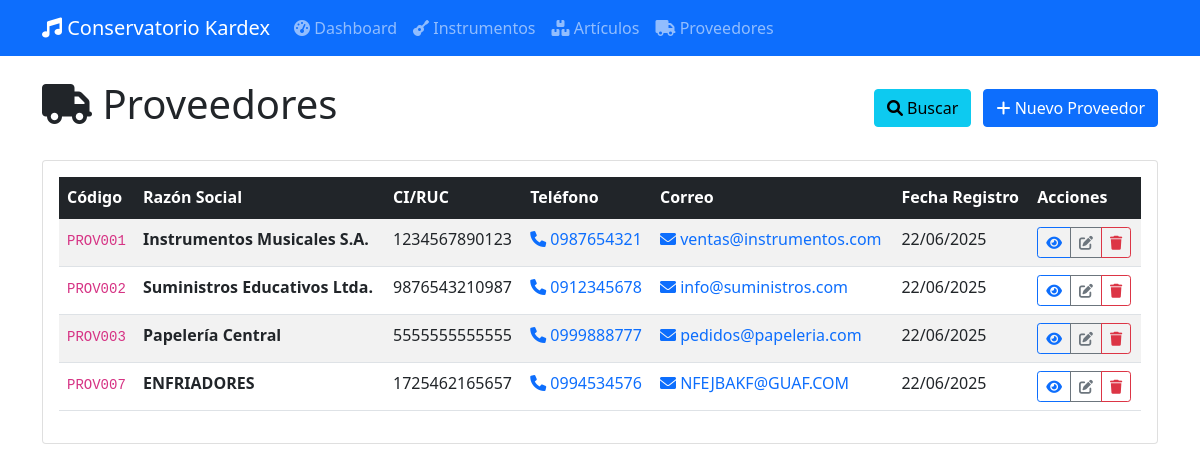
Screenshot of /proveedores/ with the database file from the repository.
### app/database/models.py (models this page shows, shortened)
class BaseModel(db.Model):
    __abstract__ = True
    id = db.Column(db.Integer, primary_key=True)
    created_at = db.Column(db.DateTime, default=datetime.utcnow)
    updated_at = db.Column(db.DateTime, default=datetime.utcnow, onupdate=datetime.utcnow)

class Proveedor(BaseModel):
    __tablename__ = 'tb_proveedores'
    p_codigo = db.Column(db.String(20), unique=True, nullable=False)
    p_razonsocial = db.Column(db.String(100), nullable=False)
    p_ci_ruc = db.Column(db.String(13), nullable=False)
    p_direccion = db.Column(db.String(200))
    p_telefono = db.Column(db.String(15))
    p_correo = db.Column(db.String(100))
    entradas = db.relationship('Entrada', backref='proveedor', lazy=True)

### app/routes/web/proveedores.py (the view)
@bp.route('/')
def listar_proveedores():
    proveedores = proveedor_service.obtener_todos()
    return render_template('proveedores/list.html', proveedores=proveedores)

### app/database/repositories/base.py (called while the page is built)
    def get_all(self):
        return self.model.query.all()

### app/services/proveedor_service.py (called while the page is built)
    def obtener_todos(self):
        return self.repo.get_all()

### app/templates/proveedores/list.html (shortened to what this page needs)
{% extends "base.html" %}
{% block content %}
<div class="row">
    <div class="col-12">
        <div class="d-flex justify-content-between align-items-center mb-4">
            <h1>
                <i class="fas fa-truck"></i> Proveedores
            </h1>
            <div>
                <a href="{{ url_for('proveedores.buscar_proveedores') }}" class="btn btn-info me-2">
                    <i class="fas fa-search"></i> Buscar
                </a>
                <a href="{{ url_for('proveedores.nuevo_proveedor') }}" class="btn btn-primary">
                    <i class="fas fa-plus"></i> Nuevo Proveedor
                </a>
            </div>
        </div>
    </div>
</div>
<div class="row">
    <div class="col-12">
        <div class="card">
            <div class="card-body">
                {% if proveedores %}
                <div class="table-responsive">
                    <table class="table table-striped table-hover">
                        <thead class="table-dark">
                            <tr>
                                <th>Código</th>
                                <th>Razón Social</th>
                                <th>CI/RUC</th>
                                <th>Teléfono</th>
                                <th>Correo</th>
                                <th>Fecha Registro</th>
                                <th>Acciones</th>
                            </tr>
                        </thead>
                        <tbody>
                            {% for proveedor in proveedores %}
                            <tr>
                                <td>
                                    <code>{{ proveedor.p_codigo }}</code>
                                </td>
                                <td>
                                    <strong>{{ proveedor.p_razonsocial }}</strong>
                                </td>
                                <td>{{ proveedor.p_ci_ruc }}</td>
                                <td>
                                    {% if proveedor.p_telefono %}
                                        <a href="tel:{{ proveedor.p_telefono }}" class="text-decoration-none">
                                            <i class="fas fa-phone"></i> {{ proveedor.p_telefono }}
                                        </a>
                                    {% else %}
                                        <span class="text-muted">No registrado</span>
                                    {% endif %}
                                </td>
                                <td>
                                    {% if proveedor.p_correo %}
                                        <a href="mailto:{{ proveedor.p_correo }}" class="text-decoration-none">
                                            <i class="fas fa-envelope"></i> {{ proveedor.p_correo }}
                                        </a>
                                    {% else %}
                                        <span class="text-muted">No registrado</span>
                                    {% endif %}
                                </td>
                                <td>{{ proveedor.created_at.strftime('%d/%m/%Y') if proveedor.created_at else 'N/A' }}</td>
                                <td>
                                    <div class="btn-group btn-group-sm" role="group">
                                        <a href="{{ url_for('proveedores.detalle_proveedor', proveedor_id=proveedor.id) }}"
                                           class="btn btn-outline-primary" title="Ver detalles">
                                            <i class="fas fa-eye"></i>
                                        </a>
                                        <a href="{{ url_for('proveedores.editar_proveedor', proveedor_id=proveedor.id) }}"
                                           class="btn btn-outline-secondary" title="Editar">
                                            <i class="fas fa-edit"></i>
                                        </a>
                                        <button type="button" class="btn btn-outline-danger"
                                                onclick="confirmarEliminacion({{ proveedor.id }}, '{{ proveedor.p_razonsocial }}')"
                                                title="Eliminar">
                                            <i class="fas fa-trash"></i>
                                        </button>
                                    </div>
                                </td>
                            </tr>
                            {% endfor %}
                        </tbody>
                    </table>
                </div>
                {% endif %}
            </div>
        </div>
    </div>
</div>
{% endblock %}

### rows the page displays
Proveedor: p_codigo "PROV001", p_razonsocial "Instrumentos Musicales S.A.", p_ci_ruc "1234567890123", p_telefono "0987654321", p_correo "ventas@instrumentos.com", created_at "22/06/2025"
Proveedor: p_codigo "PROV002", p_razonsocial "Suministros Educativos Ltda.", p_ci_ruc "9876543210987", p_telefono "0912345678", p_correo "info@suministros.com", created_at "22/06/2025"
Proveedor: p_codigo "PROV003", p_razonsocial "Papelería Central", p_ci_ruc "5555555555555", p_telefono "0999888777", p_correo "pedidos@papeleria.com", created_at "22/06/2025"
Proveedor: p_codigo "PROV007", p_razonsocial "ENFRIADORES", p_ci_ruc "1725462165657", p_telefono "0994534576", p_correo "NFEJBAKF@GUAF.COM", created_at "22/06/2025"
